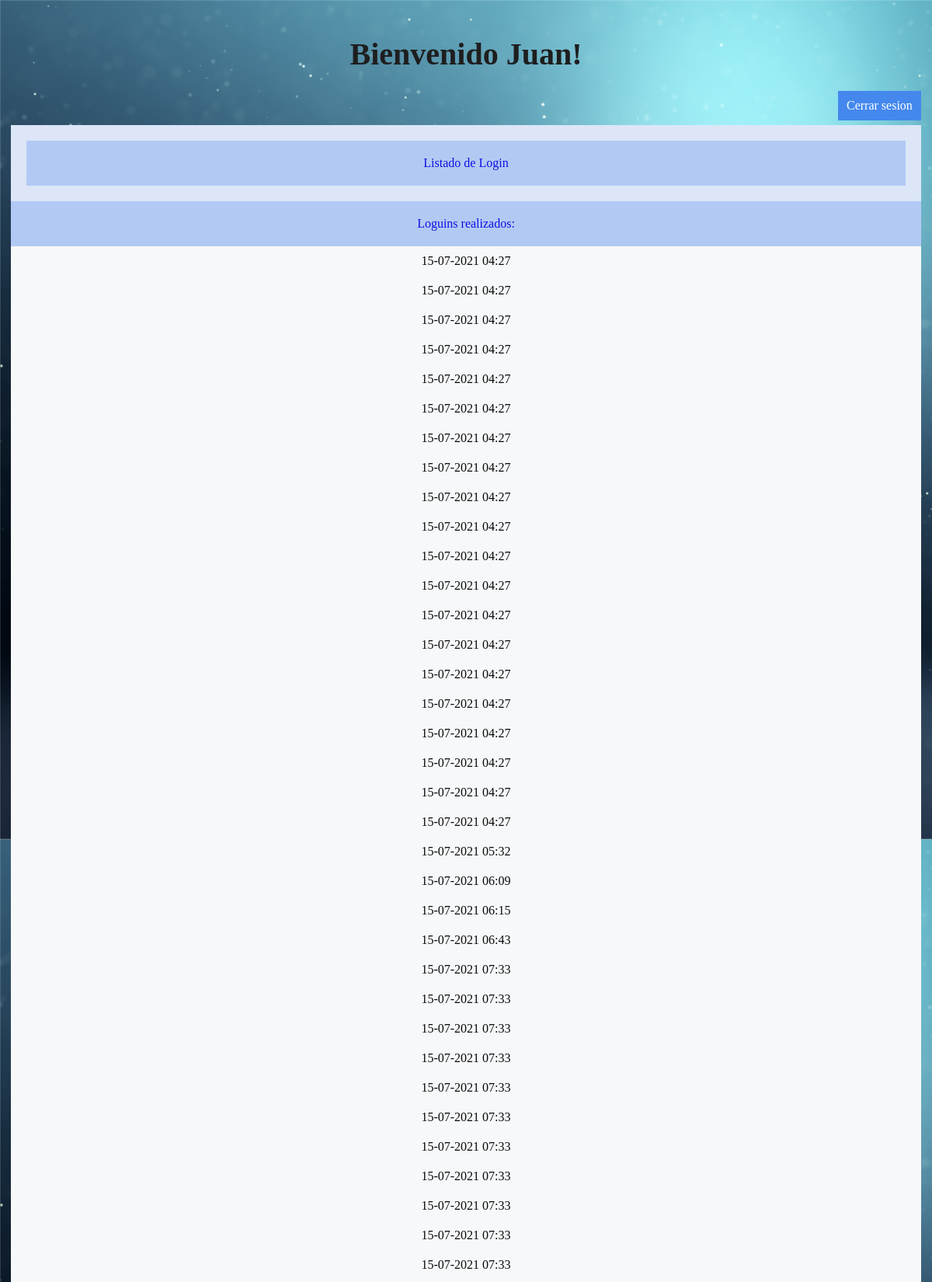
Screenshot of /home.php (signed in, upper part) with the database file from the repository.
### tables this page shows
CREATE TABLE `registro_de_ingreso` (
  `id` int(9) NOT NULL,
  `usuario` varchar(60) NOT NULL,
  `loguin` varchar(16) NOT NULL,
  `mail` varchar(60) NOT NULL
);

### home.php (the view, shortened to what this page needs)
<?php
include 'con_db.php';
$usuario= $_SESSION['usuario'];
echo "<br><h1>Bienvenido $usuario!</h1>";
$consulta="SELECT loguin, usuario FROM registro_de_ingreso WHERE usuario='$usuario'";
?>
<!DOCTYPE html>
<html lang="en">
<head>
<link rel="stylesheet" type="text/css" href="estilo.css">
</head>
<body class='body2'>
<a class='cerrarsesion' href='cerrar_sesion.php'> Cerrar sesion </a>
<br>
<br>
<br>
<table>
<div class= "container-table">
<div class="Table_title">Listado de Login<table></div>
<div class="Table_title">Loguins realizados:<table></div>
<?php
$resultado= mysqli_query($conex, $consulta);
while($row=mysqli_fetch_assoc($resultado)){?>
<div class="table_item"><?php echo  $row['loguin']?></div>
<?php  } mysqli_free_result($resultado)?>
</div>
</table>
</body>
</html>

### estilo.css (style rules this page uses)
* { padding: 0; margin: 0; font-family: century gothic; text-align: center; }
.body2 { background-image: url("fondo.png"); background-repeat: repeat; background-image: center; text-align: center; padding: 14px; color: rgb(31, 31, 32); }
h1 { text-align: center; padding: 14px; color: hsl(240, 2%, 12%); font-size: 40px; }
.cerrarsesion { background-color: #48e; color: #fff; width: calc(10% - 10px); margin: 0px; margin-top: 10px; border: none; text-decoration: none; padding: 10px 0px 10px; display: block; text-align: center; float: inline-end; }
.container-table { background-color: rgb(220, 230, 247); color: rgb(255, 255, 255); padding: 20px 20px; }
.Table_title { background-color: rgb(178, 202, 243); color: rgb(12, 16, 226); padding: 14px; font-size: 16px; padding: 20px 20px; }
.table_item { background-color: rgb(246, 248, 250); color: rgb(10, 10, 10); padding: 10px 10px; }

### rows the page displays
registro_de_ingreso: loguin "15-07-2021 04:27"
registro_de_ingreso: loguin "15-07-2021 04:27"
registro_de_ingreso: loguin "15-07-2021 04:27"
registro_de_ingreso: loguin "15-07-2021 04:27"
registro_de_ingreso: loguin "15-07-2021 04:27"
registro_de_ingreso: loguin "15-07-2021 04:27"
registro_de_ingreso: loguin "15-07-2021 04:27"
registro_de_ingreso: loguin "15-07-2021 04:27"
registro_de_ingreso: loguin "15-07-2021 04:27"
registro_de_ingreso: loguin "15-07-2021 04:27"
registro_de_ingreso: loguin "15-07-2021 04:27"
registro_de_ingreso: loguin "15-07-2021 04:27"
registro_de_ingreso: loguin "15-07-2021 04:27"
registro_de_ingreso: loguin "15-07-2021 04:27"
registro_de_ingreso: loguin "15-07-2021 04:27"
registro_de_ingreso: loguin "15-07-2021 04:27"
registro_de_ingreso: loguin "15-07-2021 04:27"
registro_de_ingreso: loguin "15-07-2021 04:27"
registro_de_ingreso: loguin "15-07-2021 04:27"
registro_de_ingreso: loguin "15-07-2021 04:27"
registro_de_ingreso: loguin "15-07-2021 05:32"
registro_de_ingreso: loguin "15-07-2021 06:09"
registro_de_ingreso: loguin "15-07-2021 06:15"
registro_de_ingreso: loguin "15-07-2021 06:43"
registro_de_ingreso: loguin "15-07-2021 07:33"
registro_de_ingreso: loguin "15-07-2021 07:33"
registro_de_ingreso: loguin "15-07-2021 07:33"
registro_de_ingreso: loguin "15-07-2021 07:33"
registro_de_ingreso: loguin "15-07-2021 07:33"
registro_de_ingreso: loguin "15-07-2021 07:33"
registro_de_ingreso: loguin "15-07-2021 07:33"
registro_de_ingreso: loguin "15-07-2021 07:33"
registro_de_ingreso: loguin "15-07-2021 07:33"
registro_de_ingreso: loguin "15-07-2021 07:33"
registro_de_ingreso: loguin "15-07-2021 07:33"

### other values shown
$usuario "Juan"
